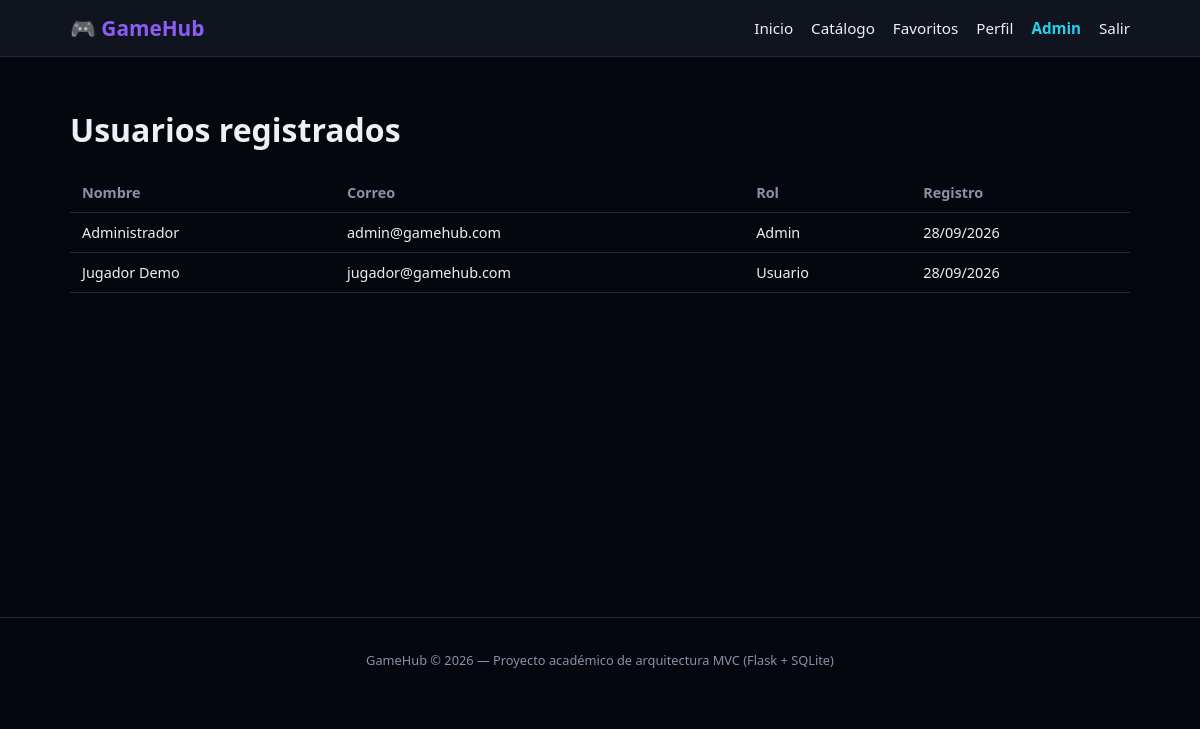
Screenshot of /admin/usuarios (signed in) with the database file from the repository.
### gamehub/app/models/usuario.py (models this page shows, shortened)
class Usuario(UserMixin, db.Model):
    __tablename__ = "usuarios"
    id = db.Column(db.Integer, primary_key=True)
    nombre = db.Column(db.String(80), nullable=False)
    email = db.Column(db.String(120), unique=True, nullable=False)
    password_hash = db.Column(db.String(255), nullable=False)
    es_admin = db.Column(db.Boolean, default=False)
    fecha_registro = db.Column(db.DateTime, default=datetime.utcnow)
    favoritos = db.relationship("Favorito", backref="usuario", lazy=True, cascade="all, delete-orphan")
    resenas = db.relationship("Resena", backref="usuario", lazy=True, cascade="all, delete-orphan")
    calificaciones = db.relationship("Calificacion", backref="usuario", lazy=True, cascade="all, delete-orphan")

### gamehub/app/controllers/admin_controller.py (the view)
@admin_bp.route("/usuarios")
@login_required
@admin_required
def listar_usuarios():
    usuarios = Usuario.query.all()
    return render_template("admin/usuarios.html", usuarios=usuarios)

### gamehub/app/controllers/admin_controller.py (called while the page is built)
def admin_required(f):
    @wraps(f)
    def decorado(*args, **kwargs):
        if not current_user.is_authenticated or not current_user.es_admin:
            abort(403)
        return f(*args, **kwargs)
    return decorado

### gamehub/app/templates/admin/usuarios.html (shortened to what this page needs)
{% extends "base.html" %}
{% block content %}
<h1>Usuarios registrados</h1>
<table class="admin-table">
    <thead><tr><th>Nombre</th><th>Correo</th><th>Rol</th><th>Registro</th></tr></thead>
    <tbody>
        {% for u in usuarios %}
        <tr>
            <td>{{ u.nombre }}</td>
            <td>{{ u.email }}</td>
            <td>{{ 'Admin' if u.es_admin else 'Usuario' }}</td>
            <td>{{ u.fecha_registro.strftime('%d/%m/%Y') }}</td>
        </tr>
        {% endfor %}
    </tbody>
</table>
{% endblock %}

### gamehub/app/static/css/style.css (style rules this page uses)
:root { --bg: #05070f; --bg-card: #10141f; --bg-card-hover: #161b2b; --accent: #8b5cf6; --accent-2: #22d3ee; --text: #eef0f8; --text-muted: #8b90a8; --border: #232840; --shadow: 0 8px 24px rgba(0, 0, 0, 0.4); }
* { transition: background-color 0.2s ease, border-color 0.2s ease, transform 0.2s ease, color 0.2s ease; }
* { box-sizing: border-box; }
body { margin: 0; font-family: "Poppins", "Segoe UI", Arial, sans-serif; background: var(--bg); color: var(--text); }
.admin-table { width: 100%; border-collapse: collapse; margin-top: 20px; }
.admin-table th, .admin-table td { padding: 10px 12px; border-bottom: 1px solid var(--border); text-align: left; font-size: 0.9rem; }
.admin-table th { color: var(--text-muted); }

### rows the page displays
Usuario: nombre "Administrador", email "admin@gamehub.com", es_admin "Admin", fecha_registro "28/09/2026"
Usuario: nombre "Jugador Demo", email "jugador@gamehub.com", es_admin "Usuario", fecha_registro "28/09/2026"
